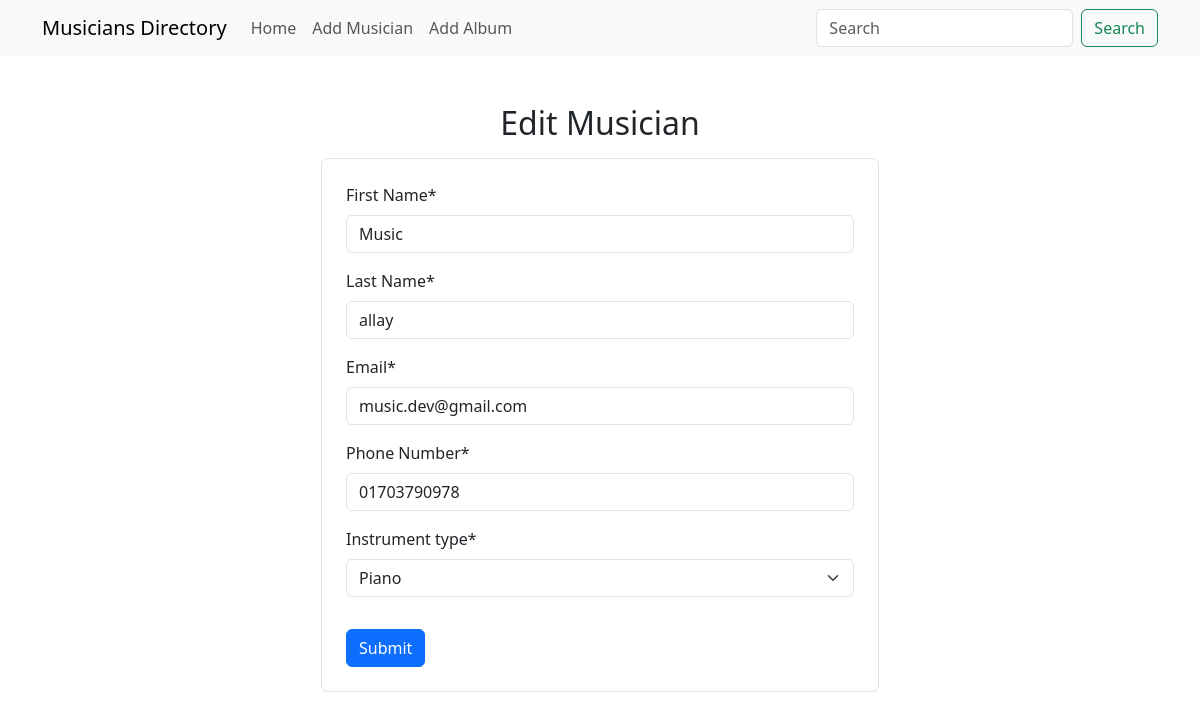
The app's page /musicians/edit/12 with its own data.
### musicians/models.py (models this page shows, shortened)
class MusicianModel(models.Model):
    first_name = models.CharField(max_length=50, verbose_name="First Name")
    last_name = models.CharField(max_length=50, verbose_name="Last Name")
    email = models.EmailField(max_length=50, verbose_name="Email")
    phone_number =models.CharField(max_length=11, verbose_name="Phone Number")
    INSTRUMENT_CHOICES = [
            ('guitar', 'Guitar'),
            ('piano', 'Piano'),
            ('drums', 'Drums'),
            ('violin', 'Violin'),
            ('flute', 'Flute'),
            ('saxophone', 'Saxophone'),
            ('trumpet', 'Trumpet'),
    ]
    instrument_type = models.CharField(max_length=200, choices=INSTRUMENT_CHOICES)

### musicians/views.py (the view)
# urls.py: path('edit/<int:id>', views.Edit_Musician.as_view(), name='edit_musician_page')
class Edit_Musician(UpdateView):
    model = MusicianModel
    form_class = MusicianForm
    pk_url_kwarg = 'id'
    template_name = 'edit_musician.html'
    success_url = reverse_lazy('homepage')

### musicians/forms.py
class MusicianForm(ModelForm):
    class Meta:
        model = MusicianModel
        fields = "__all__"

### musicians/templates/edit_musician.html (shortened to what this page needs)
{% extends "base.html" %}
{% load crispy_forms_tags %}
{% block content %}
    <h2 class="mb-3 text-center">Edit Musician</h2>
    <div class="mx-auto w-50 border rounded p-4">
        <form action="" method="post">
            {{form|crispy}}
            <input class="mt-3 btn btn-primary" type="submit" value="Submit">
        </form>
    </div>
{% endblock content %}

### records on screen
MusicianModel: first_name "Music", last_name "allay", email "music.dev@gmail.com", phone_number "01703790978", instrument_type "Piano"
